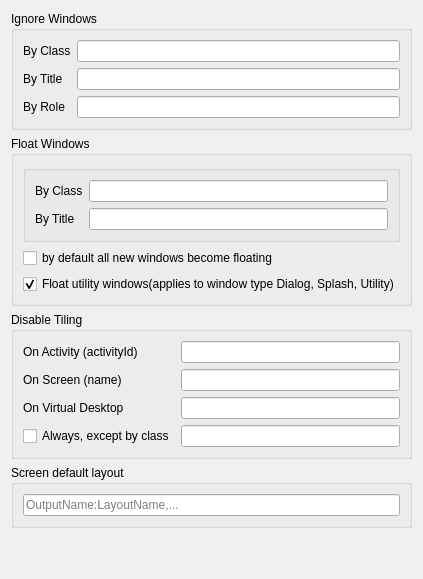
     <widget class="QWidget" name="_5_rulesTab">
      <attribute name="title">
       <string>Rules</string>
      </attribute>
      <layout class="QVBoxLayout" name="verticalLayout_2">
       <item>
        <widget class="QGroupBox" name="groupBox_5">
         <property name="title">
          <string>Ignore Windows</string>
         </property>
         <layout class="QGridLayout" name="gridLayout_5">
          <item row="1" column="0">
           <widget class="QLabel" name="ignoreTitleLabel">
            <property name="text">
             <string>By Title</string>
            </property>
           </widget>
          </item>
          <item row="0" column="0">
           <widget class="QLabel" name="ignoreClassLabel">
            <property name="text">
             <string>By Class</string>
            </property>
           </widget>
          </item>
          <item row="0" column="1">
           <widget class="QLineEdit" name="kcfg_ignoreClass">
            <property name="toolTip">
             <string>Comma-separated list of window classes. Matching windows will not be tiled.</string>
            </property>
           </widget>
          </item>
          <item row="1" column="1">
           <widget class="QLineEdit" name="kcfg_ignoreTitle">
            <property name="toolTip">
             <string>Comma-separated list of keywords(or substrings). Any windows with matching title will not be tiled.</string>
            </property>
           </widget>
          </item>
          <item row="2" column="0">
           <widget class="QLabel" name="ignoreRoleLabel">
            <property name="text">
             <string>By Role</string>
            </property>
           </widget>
          </item>
          <item row="2" column="1">
           <widget class="QLineEdit" name="kcfg_ignoreRole"/>
          </item>
         </layout>
        </widget>
       </item>
       <item>
        <widget class="QGroupBox" name="groupBox_6">
         <property name="title">
          <string>Float Windows</string>
         </property>
         <layout class="QGridLayout" name="gridLayout_6">
          <item row="5" column="1">
           <widget class="QCheckBox" name="kcfg_floatUtility">
            <property name="toolTip">
             <string>This is mainly for debugging purpose, but can also be used to meet some specific requirements.</string>
            </property>
            <property name="text">
             <string>Float utility windows(applies to window type Dialog, Splash, Utility)</string>
            </property>
            <property name="checked">
             <bool>true</bool>
            </property>
           </widget>
          </item>
          <item row="4" column="1">
           <widget class="QCheckBox" name="kcfg_floatDefault">
            <property name="toolTip">
             <string>This is mainly for debugging purpose, but can also be used to meet some specific requirements.</string>
            </property>
            <property name="text">
             <string>by default all new windows become floating</string>
            </property>
            <property name="checked">
             <bool>false</bool>
            </property>
           </widget>
          </item>
          <item row="3" column="1">
           <widget class="QGroupBox" name="groupBox_31">
            <property name="title">
             <string/>
            </property>
            <property name="flat">
             <bool>true</bool>
            </property>
            <layout class="QGridLayout" name="gridLayout_28">
             <item row="0" column="1">
              <widget class="QLineEdit" name="kcfg_floatingClass">
               <property name="toolTip">
                <string>Comma-separated list of window classes. Matching windows will become float automatically.</string>
               </property>
              </widget>
             </item>
             <item row="0" column="0">
              <widget class="QLabel" name="floatingClassLabel">
               <property name="text">
                <string>By Class</string>
               </property>
              </widget>
             </item>
             <item row="1" column="0">
              <widget class="QLabel" name="floatingTitleLabel">
               <property name="text">
                <string>By Title</string>
               </property>
              </widget>
             </item>
             <item row="1" column="1">
              <widget class="QLineEdit" name="kcfg_floatingTitle">
               <property name="toolTip">
                <string>Comma-separated list of keywords(or substrings). Any windows with matching title will become float automatically</string>
               </property>
              </widget>
             </item>
            </layout>
           </widget>
          </item>
         </layout>
        </widget>
       </item>
       <item>
        <widget class="QGroupBox" name="groupBox_7">
         <property name="title">
          <string>Disable Tiling</string>
         </property>
         <layout class="QGridLayout" name="gridLayout_7">
          <item row="0" column="1">
           <widget class="QLineEdit" name="kcfg_ignoreActivity">
            <property name="toolTip">
             <string>&lt;html&gt;&lt;head/&gt;&lt;body&gt;&lt;p&gt;Comma-separated list of activity IDs. See Readme or Issue #125 to know IDs. Windows in corresponding activities will not be tiled.&lt;/p&gt;&lt;/body&gt;&lt;/html&gt;</string>
            </property>
           </widget>
          </item>
          <item row="0" column="0">
           <widget class="QLabel" name="ignoreActivityLabel">
            <property name="text">
             <string>On Activity (activityId)</string>
            </property>
           </widget>
          </item>
          <item row="1" column="0">
           <widget class="QLabel" name="ignoreScreenLabel">
            <property name="text">
             <string>On Screen (name)</string>
            </property>
           </widget>
          </item>
          <item row="1" column="1">
           <widget class="QLineEdit" name="kcfg_ignoreScreen">
            <property name="toolTip">
             <string>Comma-separated list of screen names. Windows in corresponding screens will not be tiled.</string>
            </property>
           </widget>
          </item>
          <item row="2" column="0">
           <widget class="QLabel" name="ignoreDesktopLabel">
            <property name="text">
             <string>On Virtual Desktop</string>
            </property>
           </widget>
          </item>
          <item row="2" column="1">
           <widget class="QLineEdit" name="kcfg_ignoreVDesktop">
            <property name="toolTip">
             <string>Comma-separated list of Virtual Desktops names. Windows corresponding to these will not be tiled.</string>
            </property>
           </widget>
          </item>
          <item row="3" column="0">
           <widget class="QCheckBox" name="kcfg_tileNothing">
            <property name="text">
             <string>Always, except by class</string>
            </property>
            <property name="checked">
             <bool>false</bool>
            </property>
           </widget>
          </item>
          <item row="3" column="1">
           <widget class="QLineEdit" name="kcfg_tilingClass">
            <property name="toolTip">
             <string>Comma-separated list of window classes. Matching windows will become tiled automatically.</string>
            </property>
           </widget>
          </item>
         </layout>
        </widget>
       </item>
       <item>
        <widget class="QGroupBox" name="groupBox_11">
         <property name="title">
          <string>Screen default layout</string>
         </property>
         <layout class="QGridLayout" name="gridLayout_11">
          <item row="0" column="0">
           <widget class="QLineEdit" name="kcfg_screenDefaultLayout">
            <property name="toolTip">
             <string>&lt;html&gt;&lt;head/&gt;&lt;body&gt;&lt;p&gt;Comma-separated list OutputName:LayoutName. 'Layout' word can be omit. &lt;/p&gt;&lt;p&gt;2 monitors example: HDMI-A-1:spread,DP-2:tile&lt;/p&gt;&lt;p&gt;Example with desktop name: HDMI-A-1:Desktop 1:1,HDMI-A-1:Desktop 2:columns&lt;/p&gt;&lt;/body&gt;&lt;/html&gt;</string>
            </property>
            <property name="placeholderText">
             <string>OutputName:LayoutName,...</string>
            </property>
           </widget>
          </item>
         </layout>
        </widget>
       </item>
       <item>
        <spacer name="verticalSpacer_4">
         <property name="orientation">
          <enum>Qt::Orientation::Vertical</enum>
         </property>
         <property name="sizeHint" stdset="0">
          <size>
           <width>20</width>
           <height>40</height>
          </size>
         </property>
        </spacer>
       </item>
      </layout>
     </widget>
